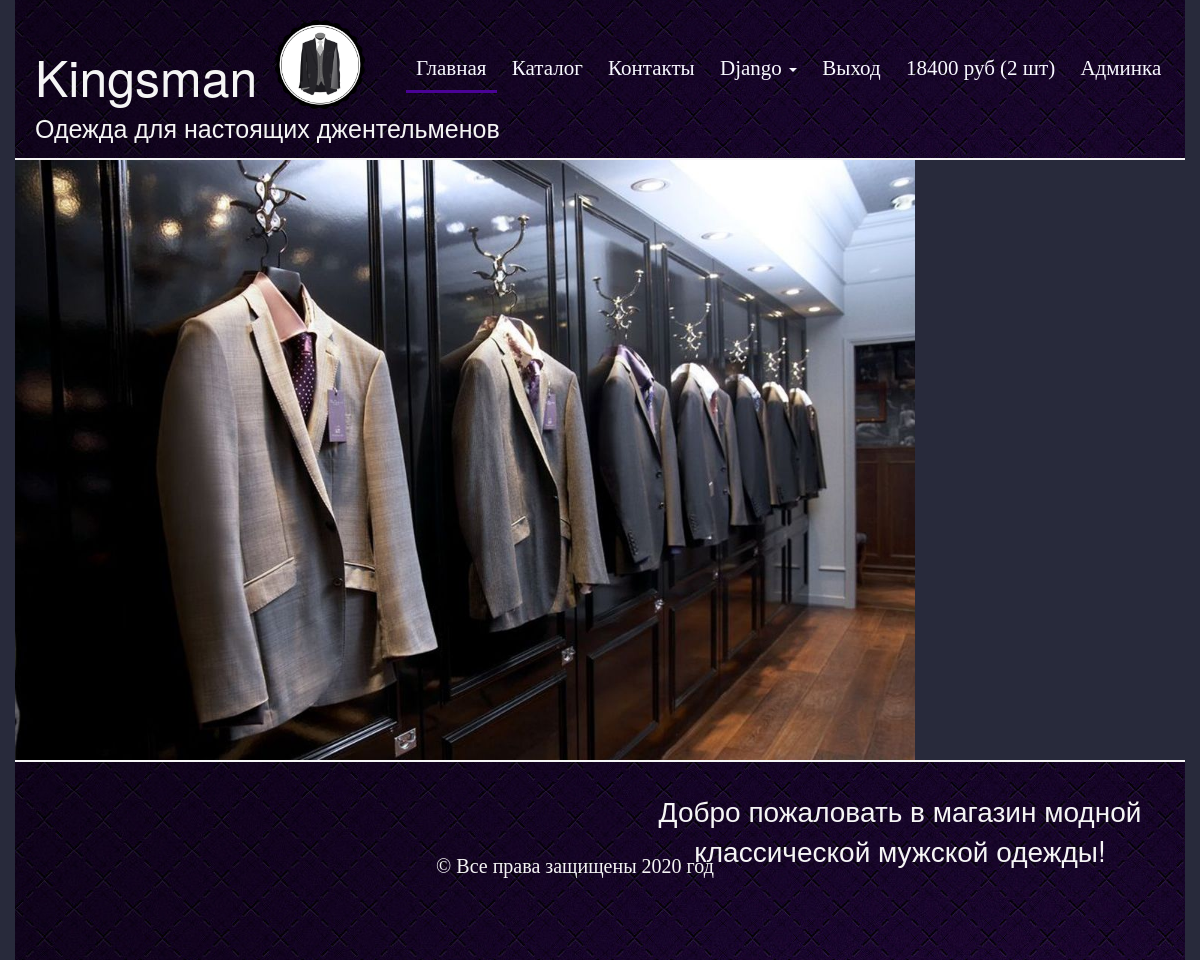
Page / (signed in) on the committed database.
### authapp/models.py (models this page shows, shortened)
class ShopUser(AbstractUser):
    age = models.PositiveSmallIntegerField(verbose_name='возраст', null=True)
    avatar = models.ImageField(upload_to='users_avatars', blank=True)
    activation_key = models.CharField(max_length=128, blank=True)
    activation_key_expires = models.DateTimeField(default=get_activation_key_expires)

### basketapp/models.py (models this page shows, shortened)
class Basket(models.Model):
    user = models.ForeignKey(ShopUser, on_delete=models.CASCADE,
                             related_name='basket')
    product = models.ForeignKey(Product, on_delete=models.CASCADE)
    quantity = models.PositiveIntegerField('количество', default=0)
    add_datetime = models.DateTimeField(verbose_name='время', auto_now_add=True)
    @cached_property
    def get_items_cached(self):
        return self.user.basket.select_related().all()
    @property
    def product_cost(self):
        return self.product.price * self.quantity
    @property
    def total_quantity(self):
        return sum(map(lambda x: x.quantity, self.get_items_cached))
    @property
    def total_cost(self):
        return sum(map(lambda x: x.product_cost, self.get_items_cached))

### mainapp/models.py (models this page shows, shortened)
class Product(models.Model):
    category = models.ForeignKey(ProductCategory, verbose_name='категория продукта', on_delete=models.CASCADE)
    name = models.CharField('имя продукта', max_length=128)
    image = models.ImageField(upload_to='products_images', blank=True)
    short_desc = models.CharField('краткое описание', max_length=64, blank=True)
    desc = models.TextField('описание товара', blank=True)
    price = models.DecimalField('цена продукта', max_digits=8, decimal_places=2, default=0)
    quantity = models.PositiveIntegerField('количество на складе', default=0)
    is_active = models.BooleanField(db_index=True, default=True)

### mainapp/views.py (the view)
# urls.py: path('', mainapp.IndexView.as_view(), name='index'),
class IndexView(TemplateView):
    template_name = "mainapp/index.html"
    def get_context_data(self, **kwargs):
        context = super().get_context_data()
        context['year'] = date.year
        context['page_title'] = 'Главная'
        return context

### basketapp/context_processors.py (called while the page is built)
def basket(request):
    if request.user.is_authenticated:
        basket = request.user.basket.select_related().all()
    else:
        basket = []
    return {
        'basket':basket,
    }

### mainapp/context_processors.py (called while the page is built)
def menu(request):
    menu = ProductCategory.objects.filter(is_active=True)
    return {
        'categories': menu,
    }

### mainapp/templates/mainapp/index.html
{% extends 'mainapp/base.html' %}
{% load static %}
{% block bodyContent %}
    {% include 'mainapp/includes/inc__main_menu.html' %}
    <div class="slider">
        <img class="slider_pic" src="{% static 'img/slider3.jpg' %}" alt="">
        <span class="description">Добро пожаловать в магазин модной классической мужской одежды!</span>
    </div>
{% endblock %}

### mainapp/templates/mainapp/includes/inc__main_menu.html (shortened to what this page needs)
{% load static %}
<div class="header"><span class="name">Kingsman</span> <span
        class="slogan">Одежда для настоящих джентельменов</span>
    <img width="90" class="logo" src="{% static 'img/logo.png' %}" alt="">
    <ul class="main_menu">
        <li><a href="{% url 'main:index' %}" {% if request.path == '/' %} class="active_link" {% endif %}>Главная</a>
        </li>
        <li>
            <a href="{% url 'main:category_products' 0 %}"
                    >Каталог</a>
        </li>
        <li><a href="{% url 'main:contacts' %}" {% if request.path == '/contacts/' %} class="active_link" {% endif %}>Контакты</a>
        </li>
        {% if user.is_authenticated %}
            <li>
                <div class="dropdown">
                    <a class="dropdown-toggle" href="" data-toggle="dropdown">
                        {{ user.first_name|default:'пользователь'|title }}
                        <span class="caret"></span>
                    </a>
                </div>
            </li>
        {% endif %}
        <li>
            {% if user.is_authenticated %}
                <a href="{% url 'auth:logout' %}">
                    Выход
                </a>
            {% else %}
                <a href="{% url 'auth:login' %}">
                    Вход
                </a>
            {% endif %}
        </li>
        <li>
            {% if user.is_authenticated %}
                <li>
                    {% if basket %}
                        <a href="{% url 'basket:index' %}">
                        <span>
                                {{ basket.0.total_cost|floatformat:0 }} руб ({{ basket.0.total_quantity }} шт)
                        </span>
                        </a>
                    {% endif %}
                </li>
            {% endif %}
        </li>
        <li>
            {% if user.is_superuser %}
                <a href="{% url 'my_admin:index' %}">
                    <span>
                        Админка
                    </span>
                </a>
            {% endif %}
        </li>
    </ul>
</div>

### static/css/styles.css (style rules this page uses)
html, body { background-color: #fffaf0; }
.header { margin: 0 auto; position: relative; border-bottom: 2px solid whitesmoke; height: 160px; background-image: url(/static/img/body_texture.jpg); }
.description { width: 570px; float: right; text-align: center; font-size: 2em; color: whitesmoke; display: block; margin-top: 30px; }
.slider { margin: 0 auto; min-height: 600px; float: left; height: 600px; }
.slider_pic { width: 900px; height: 600px; }
.name { position: absolute; font-size: 50px; color: whitesmoke; margin-top: 40px; margin-left: 20px; }
.slogan { position: absolute; margin-top: 110px; font-size: 25px; color: whitesmoke; margin-left: 20px; }
.logo { position: absolute; margin-top: 20px; margin-left: 260px; }
.main_menu { position: absolute; list-style-type: none; font-family: serif; font-size: 1.5em; margin-left: 30%; margin-top: 4.5%; }
.main_menu li { display: inline-block; }
.main_menu li a { text-decoration: none; color: ghostwhite; padding: 10px; }
.active_link { border-bottom: 3px solid #4A0297; }

### rows in the picture
ShopUser: first_name "Django"
Basket: user+product+quantity "18400", quantity "2"

### other values in the picture
{{ year }} "2020"
